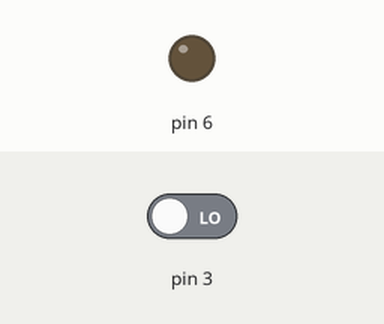
This sketch was run on a simulated Arduino Uno, built with avr-gcc and run on an emulated ATmega328P. On the bench: output pins drawn as LEDs (lit = HIGH). The test bench sets the inputs (shaded band); at power-on: pin 3 LOW.

Above: at 1.2 s.
1.3 s: pin 3 driven HIGH
At 2.1 s:
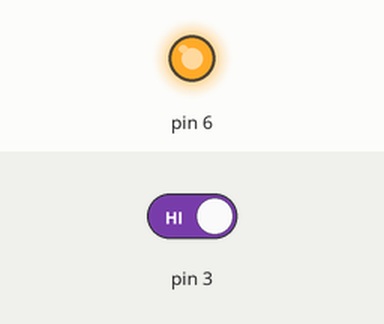
2.8 s: pin 3 driven LOW
At 3.2 s:
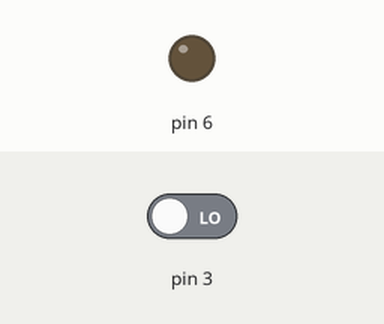
Timing chart, 0 to 5.8 s (numbered marks = the images above; inputs shaded):
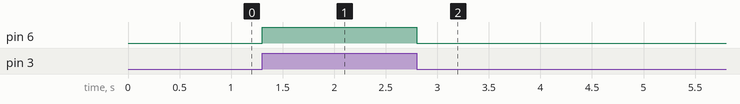

Measured:
- after the input at 1.3 s, pin 6: LOW → HIGH at once
- after the input at 2.8 s, pin 6: HIGH → LOW at once

The sketch:

IrSensor.ino
```cpp
void setup()
{
  Serial.begin(9600);
  pinMode(3,INPUT);
  pinMode(6,OUTPUT);
}
int x;
void loop()
{
  x=digitalRead(3);

  if(x==1)digitalWrite(6,HIGH);
  else digitalWrite(6,LOW);

}
```
